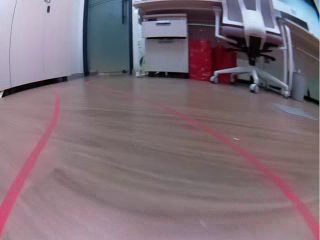
#> input picture frame 19 of OpenCV강좌코드/car_video.avi, 320 x 240 px
$ python 604_tracking_obj_w_color.py
#> lines starting #> are read from the running program, lines starting #| are printed output that depends on the picture; after the words box and inside, x2 and y2 are one past the last pixel; in counts of white or black regions, pixels touching at a corner belong together
import cv2
import numpy as np
import time

cap = cv2.VideoCapture('car_video.avi')
while (cap.isOpened()):
  ret,img = cap.read()
#> img is the input picture: shape (240, 320, 3); mean B, G, R 120.3, 110.9, 126.9
  cv2.imshow('my win',img)
  img_cvt =  cv2.cvtColor( img, cv2.COLOR_BGR2HSV)
#> img_cvt: shape (240, 320, 3); mean H, S, V 128.4, 50.9, 133.4
  # Orange color
  # RGB: 215 109 85
  # Hue value: 6
  img_mask = cv2.inRange( img_cvt,
      (np.array([ 150, 50, 50])), (np.array([ 180, 255, 255])))
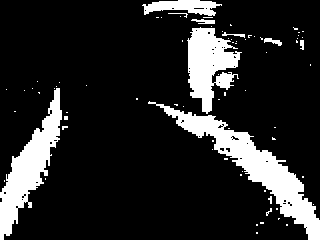
#> img_mask: shape (240, 320); 15.5% white; 76 white regions (66 under 20 px), largest, box (x1, y1, x2, y2) and area: (148, 101, 320, 240) 4645, (0, 88, 62, 240) 3310, (187, 27, 242, 114) 2691
  cv2.imshow('gray',img_mask)
  if cv2.waitKey(1) & 0xFF == ord('q'):
#> (key q is pressed here)
    break
  time.sleep(0.1)
cap.release()
cv2.destroyAllWindows()

$ run again, starting later in the video
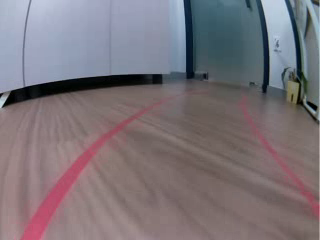
#> input picture frame 85 of OpenCV강좌코드/car_video.avi, 320 x 240 px
#> img is the input picture: shape (240, 320, 3); mean B, G, R 121.2, 115.2, 123.4
#> img_cvt: shape (240, 320, 3); mean H, S, V 81.4, 50.8, 134.1
#> `img_mask = cv2.inRange( img_cvt, (np.array([ 150, 50, 50])), (np.array..`:
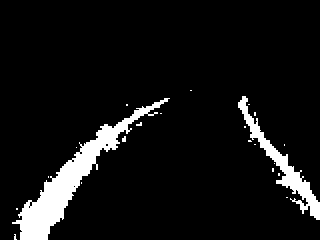
#> img_mask: shape (240, 320); 7.5% white; 22 white regions (19 under 20 px), largest, box (x1, y1, x2, y2) and area: (12, 98, 170, 240) 4011, (238, 96, 320, 220) 1666, (122, 136, 126, 142) 20

$ run again, starting later in the video
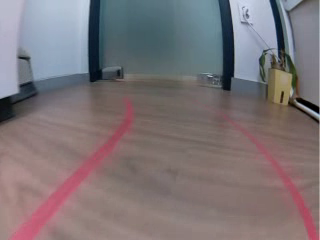
#> input picture frame 152 of OpenCV강좌코드/car_video.avi, 320 x 240 px
#> img is the input picture: shape (240, 320, 3); mean B, G, R 118.8, 115.6, 124.8
#> img_cvt: shape (240, 320, 3); mean H, S, V 62, 52, 134.5
#> `img_mask = cv2.inRange( img_cvt, (np.array([ 150, 50, 50])), (np.array..`:
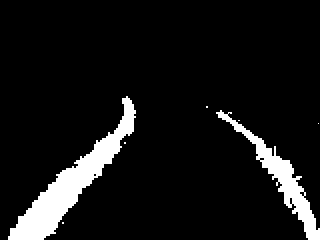
#> img_mask: shape (240, 320); 8.6% white; 7 white regions (5 under 20 px), largest, box (x1, y1, x2, y2) and area: (8, 96, 136, 240) 4324, (216, 110, 320, 240) 2230
